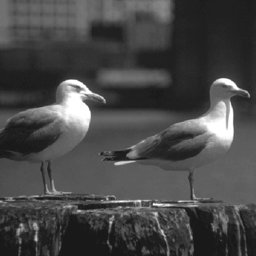
#> input picture Assignment1/image.jpg, 256 x 256 px, found by its file name
$ python nearestneighbour.py
#> lines starting #> are read from the running program, lines starting #| are printed output that depends on the picture
import cv2
import numpy as np
import matplotlib.pyplot as plt

# Load  image
img_path = r"F:\python\AI\dip\assignmnet1\image.jpg"
img = cv2.imread(img_path)
#> img is the input picture: shape (256, 256, 3); min 15, max 255, mean 71.8

if img is None:
    print("Could not load image. Check path:", img_path)
else:
    print("Image loaded successfully!")

    # Step 1: Resize manually to 256x256 (for base image)
    img = cv2.resize(img, (256, 256))
    print("Base image resized to 256×256 for consistency.")

    #  Manual Nearest Neighbor Interpolation
    def nearest_neighbor_interpolation(image, scale):
        #hight,wiidth,color
#> called with scale = 2
        h, w, c = image.shape
#> h = 256; w = 256; c = 3
        new_h, new_w = int(h * scale), int(w * scale)
#> new_h = 512; new_w = 512
        new_img = np.zeros((new_h, new_w, c), dtype=np.uint8)

        for y_new in range(new_h):
            for x_new in range(new_w):
                # Map back to original coordinates
                y_old = int(round(y_new / scale))
                x_old = int(round(x_new / scale))

                # Clamp to valid indices
                y_old = min(y_old, h - 1)
                x_old = min(x_old, w - 1)

                new_img[y_new, x_new] = image[y_old, x_old]
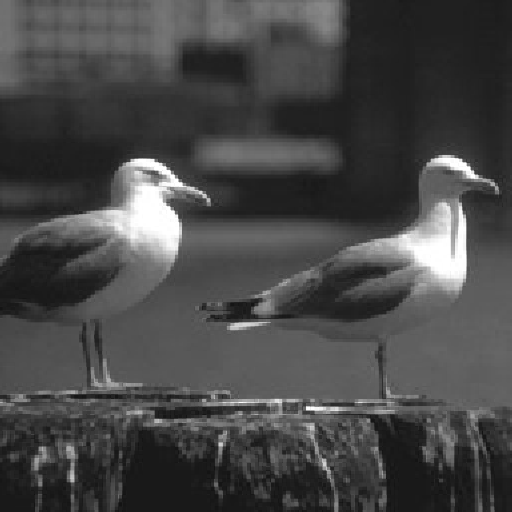
#> new_img: shape (512, 512, 3); min 15, max 255, mean 71.7

        return new_img

    # Perform manual upscaling
    nearest_2x = nearest_neighbor_interpolation(img, 2)
    nearest_4x = nearest_neighbor_interpolation(img, 4)
    print("Manual nearest neighbor interpolation done (×2, ×4).")

    # Compute Mean Squared Error
    def mse(imageA, imageB):
        # Ensure same size
        if imageA.shape != imageB.shape:
            imageB = cv2.resize(imageB, (imageA.shape[1], imageA.shape[0]))
        return np.mean((imageA.astype("float") - imageB.astype("float")) ** 2)

    mse_2x = mse(cv2.resize(img, (nearest_2x.shape[1], nearest_2x.shape[0])), nearest_2x)
#> mse_2x = 39.72
    mse_4x = mse(cv2.resize(img, (nearest_4x.shape[1], nearest_4x.shape[0])), nearest_4x)
#> mse_4x = 47.85

    print("\nMean Squared Error (MSE) Results:")
    print(f"   ×2 Scaling → MSE = {mse_2x:.2f}")
#|    ×2 Scaling → MSE = 39.72
    print(f"   ×4 Scaling → MSE = {mse_4x:.2f}")
#|    ×4 Scaling → MSE = 47.85

    #  Show Images Using OpenCV
    cv2.imshow("Original (256×256)", cv2.cvtColor(img, cv2.COLOR_RGB2BGR))
    cv2.imshow("Nearest Neighbor ×2 (512×512)", cv2.cvtColor(nearest_2x, cv2.COLOR_RGB2BGR))
    cv2.imshow("Nearest Neighbor ×4 (1024×1024)", cv2.cvtColor(nearest_4x, cv2.COLOR_RGB2BGR))
    print("\nShowing images separately... (Press any key to continue)")
    cv2.waitKey(0)
    cv2.destroyAllWindows()

    # Show Images Using Matplotlib
    images = [img, nearest_2x, nearest_4x]
    titles = ["Original (256×256)", "Nearest Neighbor ×2 (512×512)", "Nearest Neighbor ×4 (1024×1024)"]

    plt.figure(figsize=(15, 5))
    for i in range(3):
        plt.subplot(1, 3, i + 1)
        plt.imshow(images[i])
        plt.title(titles[i])
        plt.axis('off')

    plt.tight_layout()
    plt.show()
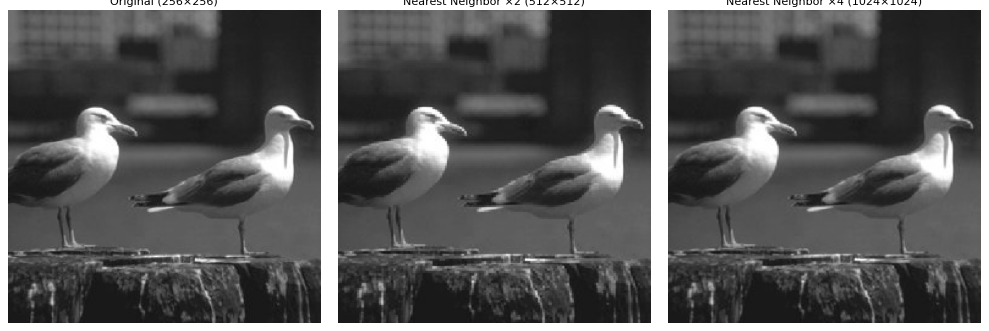
#> figure drawn by matplotlib, 3 panels
